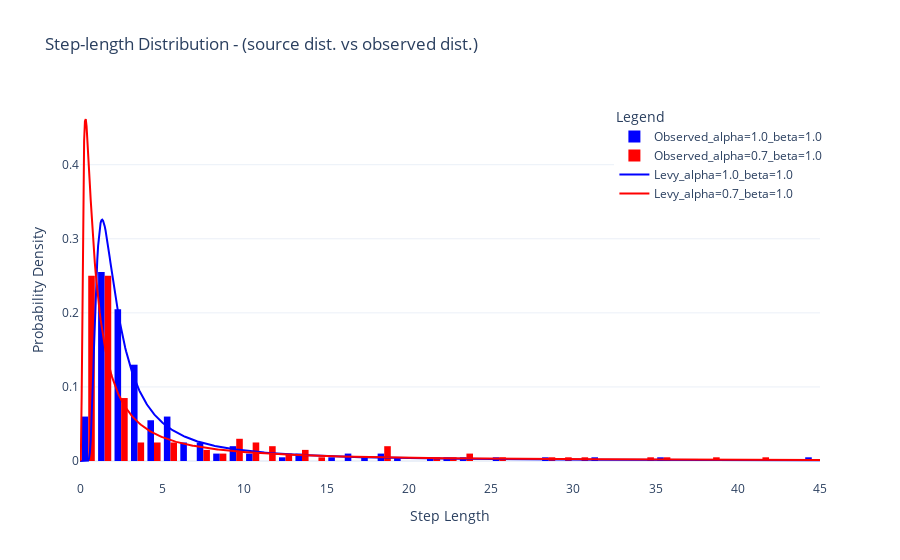

The notebook cell this image was saved under:
### Code cell
# Create the figure
fig = go.Figure()

# Plot the observed distributions for LW1 and LW2
fig.add_trace(go.Histogram(
    x=step_lengths1,
    name='Observed_alpha=1.0_beta=1.0',
    histnorm='probability density',
    xbins=dict(size=1),
    marker_color='blue'
))
fig.add_trace(go.Histogram(
    x=step_lengths2,
    name='Observed_alpha=0.7_beta=1.0',
    histnorm='probability density',
    xbins=dict(size=1),
    marker_color='red'
))

# Plot the theoretical distributions for LW1 and LW2
x_values = np.linspace(0, 50, 1000)
levy_dist1 = levy_stable.pdf(x_values, alpha1, beta1)
levy_dist2 = levy_stable.pdf(x_values, alpha2, beta2)
fig.add_trace(go.Scatter(
    x=x_values,
    y=levy_dist1,
    mode='lines',
    name='Levy_alpha=1.0_beta=1.0',
    line=dict(color='blue', width=2)
))
fig.add_trace(go.Scatter(
    x=x_values,
    y=levy_dist2,
    mode='lines',
    name='Levy_alpha=0.7_beta=1.0',
    line=dict(color='red', width=2)
))

# Customize the figure
fig.update_layout(
    title="Step-length Distribution - (source dist. vs observed dist.)",
    xaxis_title="Step Length",
    yaxis_title="Probability Density",
    legend_title="Legend",
    legend=dict(
        yanchor="top",
        y=0.99,
        xanchor="right",
        x=1.01
    ),
    template="plotly_white"
)

# Set the x-axis limits
fig.update_xaxes(range=[0, 45])

fig.show()

### Figure 1 — Plotly figure (JSON) as saved in the notebook; plotly's stock layout.template omitted (floating-point values rounded to 4 significant figures; data arrays with more than 128 entries replaced by an {"elided": "..."} marker saying what was removed)
{"data": [{"histnorm": "probability density", "marker": {"color": "blue"}, "name": "Observed_alpha=1.0_beta=1.0", "type": "histogram", "x": {"elided": "200 float values"}, "xbins": {"size": 1}}, {"histnorm": "probability density", "marker": {"color": "red"}, "name": "Observed_alpha=0.7_beta=1.0", "type": "histogram", "x": {"elided": "200 float values"}, "xbins": {"size": 1}}, {"line": {"color": "blue", "width": 2}, "mode": "lines", "name": "Levy_alpha=1.0_beta=1.0", "type": "scatter", "x": {"elided": "1000 float values"}, "y": {"elided": "1000 float values"}}, {"line": {"color": "red", "width": 2}, "mode": "lines", "name": "Levy_alpha=0.7_beta=1.0", "type": "scatter", "x": {"elided": "1000 float values"}, "y": {"elided": "1000 float values"}}], "layout": {"autosize": true, "legend": {"title": {"text": "Legend"}, "x": 1.01, "xanchor": "right", "y": 0.99, "yanchor": "top"}, "title": {"text": "Step-length Distribution - (source dist. vs observed dist.)"}, "xaxis": {"range": [0, 45], "title": {"text": "Step Length"}, "type": "linear"}, "yaxis": {"autorange": true, "range": [-0.02565, 0.4873], "title": {"text": "Probability Density"}, "type": "linear"}}}
